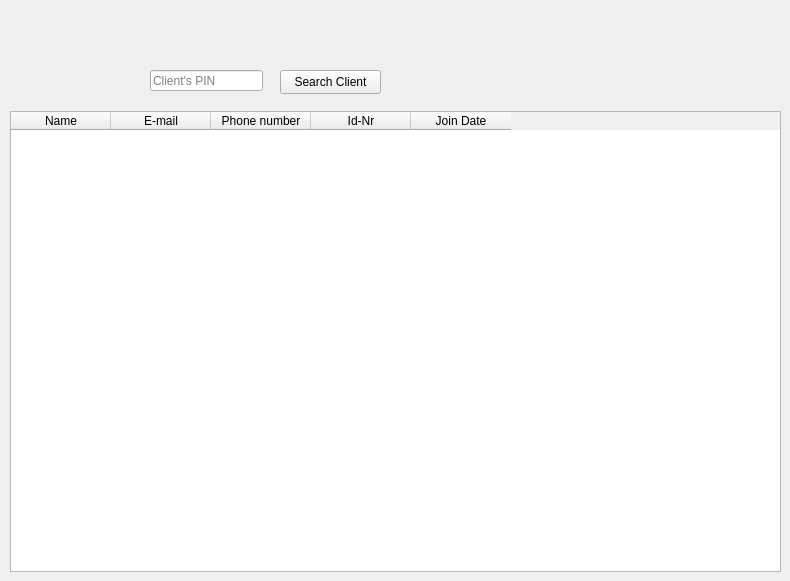
        <widget class="QWidget" name="tab_27">
         <attribute name="title">
          <string>All Clients</string>
         </attribute>
         <widget class="QLineEdit" name="lineEdit_48">
          <property name="geometry">
           <rect>
            <x>150</x>
            <y>70</y>
            <width>113</width>
            <height>21</height>
           </rect>
          </property>
          <property name="placeholderText">
           <string>Client's PIN</string>
          </property>
         </widget>
         <widget class="QPushButton" name="pushButton_31">
          <property name="geometry">
           <rect>
            <x>280</x>
            <y>70</y>
            <width>101</width>
            <height>24</height>
           </rect>
          </property>
          <property name="text">
           <string>Search Client</string>
          </property>
         </widget>
         <widget class="QTableWidget" name="tableWidget_9">
          <property name="geometry">
           <rect>
            <x>10</x>
            <y>111</y>
            <width>771</width>
            <height>461</height>
           </rect>
          </property>
          <column>
           <property name="text">
            <string>Name</string>
           </property>
          </column>
          <column>
           <property name="text">
            <string>E-mail</string>
           </property>
          </column>
          <column>
           <property name="text">
            <string>Phone number</string>
           </property>
          </column>
          <column>
           <property name="text">
            <string>Id-Nr</string>
           </property>
          </column>
          <column>
           <property name="text">
            <string>Join Date</string>
           </property>
          </column>
         </widget>
        </widget>
